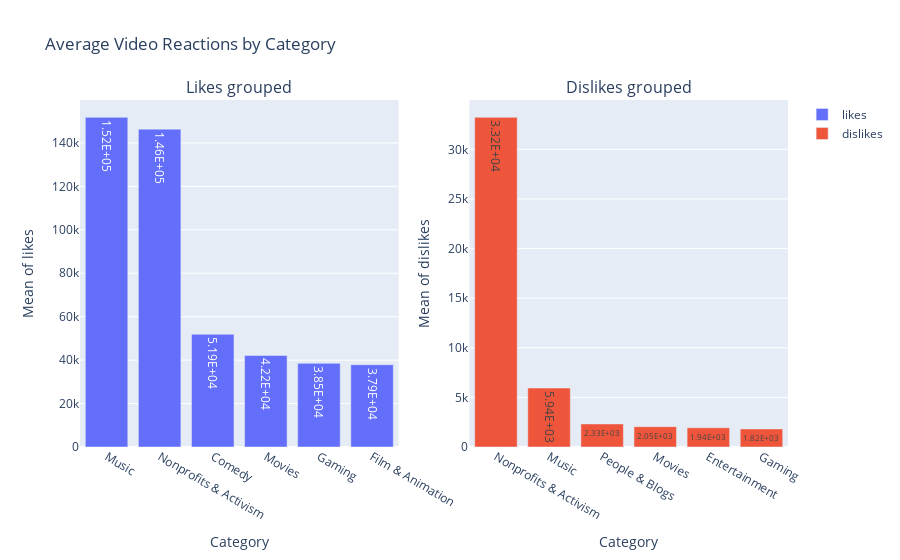

Notebook source saved alongside this figure:
### Code cell
configure_plotly_browser_state()
fig = make_subplots(
    rows = 1, 
    cols = 2,
    subplot_titles=("Likes grouped", "Dislikes grouped")
    )

fig.add_trace(
    go.Bar(name='likes', 
           x = getlikes.index, 
           y = getlikes.values,
           text = numFormated(getlikes.values),
           textposition='auto'),
    row = 1, col = 1
    )
fig.add_trace(
    go.Bar(name='dislikes',
           x = getdislikes.index, 
           y = getdislikes.values,
           text = numFormated(getdislikes.values),
           textposition='auto'),
    row = 1, col = 2
    )

fig.update_xaxes(title_text="Category", row=1, col=1)
fig.update_xaxes(title_text="Category", row=1, col=2)

fig.update_yaxes(title_text="Mean of likes", row=1, col=1)
fig.update_yaxes(title_text="Mean of dislikes",row=1, col=2)

fig.update_layout(title = "Average Video Reactions by Category")
fig.show()

### Figure 1 — Plotly figure (JSON) as saved in the notebook; plotly's stock layout.template omitted (floating-point values rounded to 4 significant figures)
{"data": [{"name": "likes", "text": ["1.52E+05", "1.46E+05", "5.19E+04", "4.22E+04", "3.85E+04", "3.79E+04"], "textposition": "auto", "type": "bar", "x": ["Music", "Nonprofits & Activism", "Comedy", "Movies", "Gaming", "Film & Animation"], "xaxis": "x", "y": [151800.0, 146300.0, 51900.0, 42150.0, 38520.0, 37890.0], "yaxis": "y"}, {"name": "dislikes", "text": ["3.32E+04", "5.94E+03", "2.33E+03", "2.05E+03", "1.94E+03", "1.82E+03"], "textposition": "auto", "type": "bar", "x": ["Nonprofits & Activism", "Music", "People & Blogs", "Movies", "Entertainment", "Gaming"], "xaxis": "x2", "y": [33230.0, 5942.0, 2325.0, 2047.0, 1937.0, 1822.0], "yaxis": "y2"}], "layout": {"annotations": [{"font": {"size": 16}, "showarrow": false, "text": "Likes grouped", "x": 0.225, "xanchor": "center", "xref": "paper", "y": 1, "yanchor": "bottom", "yref": "paper"}, {"font": {"size": 16}, "showarrow": false, "text": "Dislikes grouped", "x": 0.775, "xanchor": "center", "xref": "paper", "y": 1, "yanchor": "bottom", "yref": "paper"}], "title": {"text": "Average Video Reactions by Category"}, "xaxis": {"anchor": "y", "domain": [0, 0.45], "title": {"text": "Category"}}, "xaxis2": {"anchor": "y2", "domain": [0.55, 1], "title": {"text": "Category"}}, "yaxis": {"anchor": "x", "domain": [0, 1], "title": {"text": "Mean of likes"}}, "yaxis2": {"anchor": "x2", "domain": [0, 1], "title": {"text": "Mean of dislikes"}}}}
